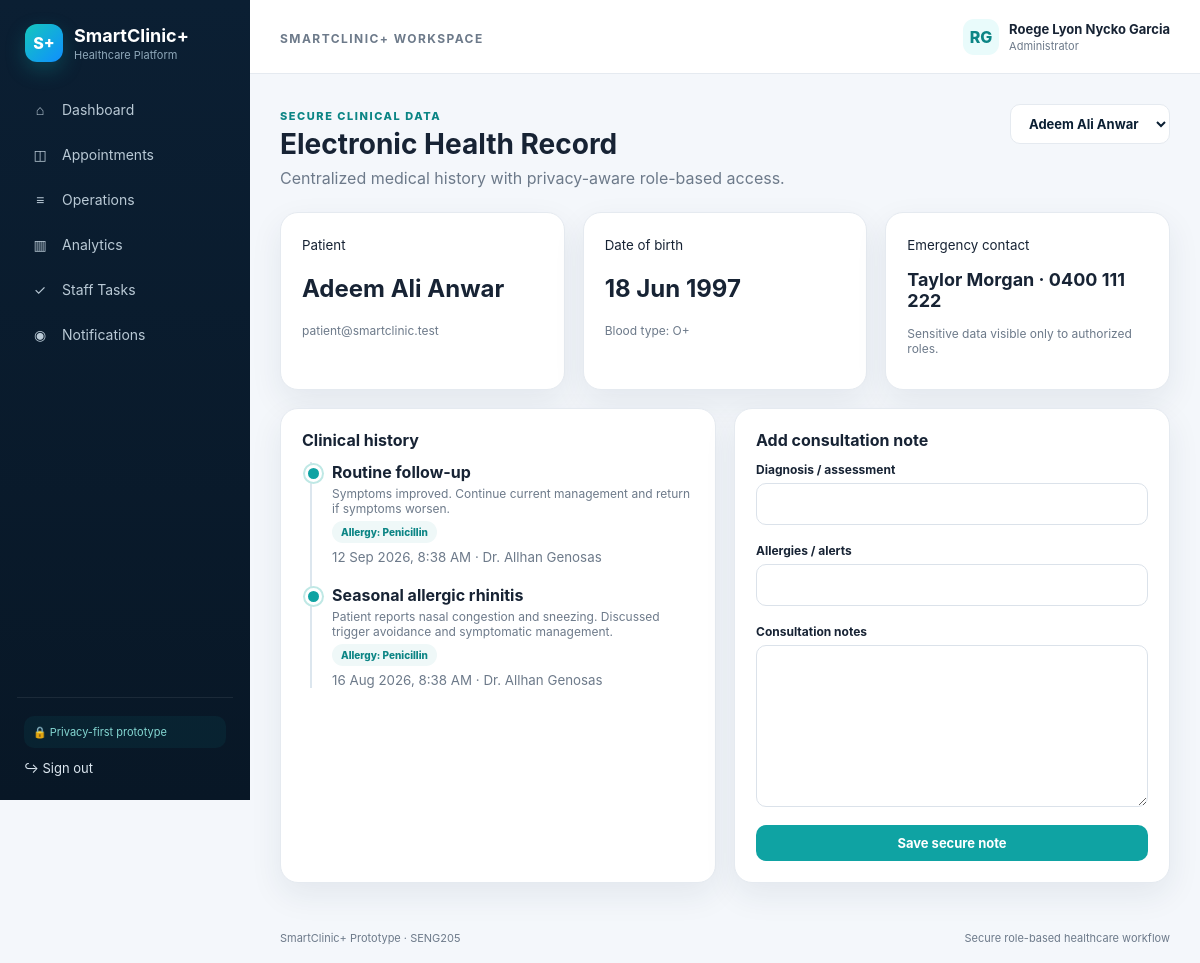
Screenshot of /ehr.php?patient_id=1 (signed in) with the database file from the repository.
### tables this page shows
CREATE TABLE users (
 id INT AUTO_INCREMENT PRIMARY KEY,
 first_name VARCHAR(60) NOT NULL,
 last_name VARCHAR(60) NOT NULL,
 email VARCHAR(160) NOT NULL UNIQUE,
 password_hash VARCHAR(255) NOT NULL,
 role ENUM('patient','doctor','nurse','admin') NOT NULL,
 status ENUM('active','inactive') NOT NULL DEFAULT 'active',
 created_at TIMESTAMP DEFAULT CURRENT_TIMESTAMP,
 updated_at TIMESTAMP DEFAULT CURRENT_TIMESTAMP ON UPDATE CURRENT_TIMESTAMP
);

CREATE TABLE patients (
 id INT AUTO_INCREMENT PRIMARY KEY,
 user_id INT NOT NULL UNIQUE,
 dob DATE NOT NULL,
 blood_type VARCHAR(5),
 emergency_contact VARCHAR(120),
 loyalty_points INT NOT NULL DEFAULT 0,
 FOREIGN KEY(user_id) REFERENCES users(id) ON DELETE CASCADE
);

CREATE TABLE medical_records (
 id INT AUTO_INCREMENT PRIMARY KEY,
 patient_id INT NOT NULL,
 doctor_id INT NULL,
 diagnosis VARCHAR(255) NOT NULL,
 notes TEXT NOT NULL,
 allergies VARCHAR(255),
 record_date DATETIME NOT NULL,
 FOREIGN KEY(patient_id) REFERENCES patients(id),
 FOREIGN KEY(doctor_id) REFERENCES doctors(id) ON DELETE SET NULL
);

### includes/db.php (called while the page is built, shortened)
<?php
function db(): PDO
{
    static $pdo = null;
    if ($pdo instanceof PDO) return $pdo;
    $dsn = 'mysql:host=' . DB_HOST . ';port=' . DB_PORT . ';dbname=' . DB_NAME . ';charset=utf8mb4';
    try {
        $pdo = new PDO($dsn, DB_USER, DB_PASS, [
            PDO::ATTR_ERRMODE => PDO::ERRMODE_EXCEPTION,
            PDO::ATTR_DEFAULT_FETCH_MODE => PDO::FETCH_ASSOC,
            PDO::ATTR_EMULATE_PREPARES => false,
        ]);
        return $pdo;
    } catch (PDOException $e) {
        http_response_code(500);
        $safe = APP_ENV === 'development' ? htmlspecialchars($e->getMessage()) : 'Database connection failed.';
        die('<div style="font-family:Arial;padding:2rem;max-width:760px;margin:auto"><h2>SmartClinic+ database connection error</h2><p>' . $safe . '</p><p>Import <code>database/smartclinic_plus.sql</code> in phpMyAdmin, then check <code>config/config.php</code>.</p></div>');
    }
}

### includes/auth.php (called while the page is built, shortened)
<?php
require_once __DIR__ . '/db.php';
function current_user(): ?array
{
    static $user = null;
    if ($user !== null) return $user;
    $stmt = db()->prepare('SELECT id, first_name, last_name, email, role, status FROM users WHERE id = ? LIMIT 1');
    $stmt->execute([$_SESSION['user_id']]);
    $user = $stmt->fetch() ?: null;
    return $user;
}
function require_login(): void
{
    if (!current_user()) {
        $_SESSION['flash'] = ['type' => 'error', 'message' => 'Please sign in to continue.'];
        header('Location: login.php');
        exit;
    }
}
function require_role(array $roles): void
{
    require_login();
}

### includes/functions.php (called while the page is built, shortened)
<?php
require_once __DIR__ . '/auth.php';
function e(?string $value): string
{
    return htmlspecialchars((string)$value, ENT_QUOTES, 'UTF-8');
}
function full_name(array $u): string
{
    return trim(($u['first_name'] ?? '') . ' ' . ($u['last_name'] ?? ''));
}
function role_label(string $role): string
{
    return [
        'patient' => 'Patient',
        'doctor'  => 'Doctor',
        'nurse'   => 'Nurse / Staff',
        'admin'   => 'Administrator'
    ][$role] ?? ucfirst($role);
}

### ehr.php (the view, shortened to what this page needs)
<?php
require_once __DIR__ . '/includes/functions.php';
require_role(['patient', 'doctor', 'admin']);
$u = current_user();
$pdo = db();
$patientId = $u['role'] === 'patient' ? patient_id_for_user($u['id']) : (int)($_GET['patient_id'] ?? 0);
$patients = [];
if ($u['role'] !== 'patient') {
    $patients = $pdo->query('SELECT p.id, CONCAT(u.first_name, " ", u.last_name) name, p.dob, p.blood_type FROM patients p JOIN users u ON u.id = p.user_id ORDER BY u.last_name')->fetchAll();
}
$patient = null;
$records = [];
if ($patientId) {
    $s = $pdo->prepare('SELECT p.*, CONCAT(u.first_name, " ", u.last_name) name, u.email FROM patients p JOIN users u ON u.id = p.user_id WHERE p.id = ?');
    $s->execute([$patientId]);
    $patient = $s->fetch();
    $s = $pdo->prepare('SELECT m.*, CONCAT(COALESCE(d.title, ""), " ", COALESCE(du.first_name, "System"), " ", COALESCE(du.last_name, "")) doctor_name FROM medical_records m LEFT JOIN doctors d ON d.id = m.doctor_id LEFT JOIN users du ON du.id = d.user_id WHERE m.patient_id = ? ORDER BY m.record_date DESC');
    $s->execute([$patientId]);
    $records = $s->fetchAll();
}
include __DIR__ . '/includes/header.php';
?>
<div class="page-head">
    <div>
        <span class="kicker">Secure clinical data</span>
        <h1>Electronic Health Record</h1>
        <p>Centralized medical history with privacy-aware role-based access.</p>
    </div>
    <?php if ($u['role'] !== 'patient'): ?>
        <form method="get">
            <select name="patient_id" class="btn btn-ghost" onchange="this.form.submit()">
                <?php foreach ($patients as $p): ?>
                    <option value="<?= $p['id'] ?>" <?= $patientId === $p['id'] ? 'selected' : '' ?>><?= e($p['name']) ?></option>
                <?php endforeach; ?>
            </select>
        </form>
    <?php endif; ?>
</div>
<?php if (!$patient): ?>
    <div class="card">
        <div class="empty">Select a patient to open their health record.</div>
    </div>
<?php else: ?>
    <div class="grid grid-3">
        <div class="card">
            <small>Patient</small>
            <h2><?= e($patient['name']) ?></h2>
            <p class="muted small"><?= e($patient['email']) ?></p>
        </div>
        <div class="card">
            <small>Date of birth</small>
            <h2><?= date('d M Y', strtotime($patient['dob'])) ?></h2>
            <p class="muted small">Blood type: <?= e($patient['blood_type'] ?: 'Not recorded') ?></p>
        </div>
        <div class="card">
            <small>Emergency contact</small>
            <h2 style="font-size:18px"><?= e($patient['emergency_contact'] ?: 'Not recorded') ?></h2>
            <p class="muted small">Sensitive data visible only to authorized roles.</p>
        </div>
    </div>
    <div class="grid grid-2" style="margin-top:18px">
        <div class="card">
            <h3>Clinical history</h3>
            <?php if (!$records): ?>
                <div class="empty">No clinical records yet.</div>
            <?php else: ?>
                <div class="timeline">
                    <?php foreach ($records as $r): ?>
                        <div class="timeline-item">
                            <b><?= e($r['diagnosis']) ?></b>
                            <p><?= nl2br(e($r['notes'])) ?></p>
                            <?php if ($r['allergies']): ?>
                                <span class="pill">Allergy: <?= e($r['allergies']) ?></span>
                            <?php endif; ?>
                            <small class="muted" style="display:block;margin-top:6px"><?= date('d M Y, g:i A', strtotime($r['record_date'])) ?> · <?= e(trim($r['doctor_name'])) ?></small>
                        </div>
                    <?php endforeach; ?>
                </div>
            <?php endif; ?>
        </div>
        <?php if ($u['role'] !== 'patient'): ?>
            <div class="card">
                <h3>Add consultation note</h3>
                <form method="post" class="grid">
                    <div class="field">
                        <label>Diagnosis / assessment</label>
                        <input name="diagnosis" required>
                    </div>
                    <div class="field">
                        <label>Allergies / alerts</label>
                        <input name="allergies">
                    </div>
                    <div class="field">
                        <label>Consultation notes</label>
                        <textarea name="notes" rows="7" required></textarea>
                    </div>
                    <button class="btn btn-primary">Save secure note</button>
                </form>
            </div>
        <?php endif; ?>
    </div>
<?php endif; ?>
<?php include __DIR__ . '/includes/footer.php'; ?>

### includes/header.php (shortened to what this page needs)
<?php
require_once __DIR__ . '/functions.php';
$u = current_user();
$current = basename($_SERVER['PHP_SELF']);
?>
<!doctype html>
<html lang="en">
<head>
    <link rel="stylesheet" href="assets/css/style.css">
</head>
<body>
<?php if ($u): ?>
    <div class="app-shell">
        <aside class="sidebar">
            <a class="brand" href="dashboard.php">
                <span class="brand-mark">S+</span>
                <span><strong>SmartClinic+</strong><small>Healthcare Platform</small></span>
            </a>
            <nav class="nav">
                <a class="<?= $current === 'dashboard.php' ? 'active' : '' ?>" href="dashboard.php"><span>⌂</span> Dashboard</a>
                <?php if ($u['role'] === 'patient'): ?>
                    <a class="<?= $current === 'appointments.php' ? 'active' : '' ?>" href="appointments.php"><span>◫</span> Appointments</a>
                    <a class="<?= $current === 'queue.php' ? 'active' : '' ?>" href="queue.php"><span>≡</span> My Queue</a>
                    <a class="<?= $current === 'ehr.php' ? 'active' : '' ?>" href="ehr.php"><span>♡</span> Health Record</a>
                    <a class="<?= $current === 'prescriptions.php' ? 'active' : '' ?>" href="prescriptions.php"><span>Rx</span> Prescriptions</a>
                    <a class="<?= $current === 'labs.php' ? 'active' : '' ?>" href="labs.php"><span>⌁</span> Lab Results</a>
                <?php else: ?>
                    <a class="<?= $current === 'appointments.php' ? 'active' : '' ?>" href="appointments.php"><span>◫</span> Appointments</a>
                    <a class="<?= $current === 'queue.php' ? 'active' : '' ?>" href="queue.php"><span>≡</span> Operations</a>
                    <a class="<?= $current === 'analytics.php' ? 'active' : '' ?>" href="analytics.php"><span>▥</span> Analytics</a>
                    <a class="<?= $current === 'tasks.php' ? 'active' : '' ?>" href="tasks.php"><span>✓</span> Staff Tasks</a>
                <?php endif; ?>
                <a class="<?= $current === 'notifications.php' ? 'active' : '' ?>" href="notifications.php">
                    <span>◉</span> Notifications
                </a>
            </nav>
            <div class="sidebar-foot">
                <div class="privacy-chip">🔒 Privacy-first prototype</div>
                <a href="logout.php">↪ Sign out</a>
            </div>
        </aside>
        <main class="main">
            <header class="topbar">
                <div>
                    <span class="eyebrow">SmartClinic+ Workspace</span>
                </div>
                <div class="user-chip">
                    <span class="avatar"><?= e(strtoupper(substr($u['first_name'], 0, 1) . substr($u['last_name'], 0, 1))) ?></span>
                    <span>
                        <strong><?= e(full_name($u)) ?></strong>
                        <small><?= e(role_label($u['role'])) ?></small>
                    </span>
                </div>
            </header>
            <section class="content">
<?php endif; ?>

### rows the page displays
users: first_name+last_name "RG", full_name($u) "Roege Lyon Nycko Garcia", role "Administrator", patient_id "Adeem Ali Anwar"
patients: user.email "patient@smartclinic.test", dob "18 Jun 1997", blood_type "O+", emergency_contact "Taylor Morgan · 0400 111 222"
medical_records: diagnosis "Routine follow-up", notes "Symptoms improved. Continue current management and return if symptoms worsen.", allergies "Penicillin", record_date "12 Sep 2026, 8:38 AM", doctor_name "Dr. Allhan Genosas"
medical_records: diagnosis "Seasonal allergic rhinitis", notes "Patient reports nasal congestion and sneezing. Discussed trigger avoidance and symptomatic management.", allergies "Penicillin", record_date "16 Aug 2026, 8:38 AM", doctor_name "Dr. Allhan Genosas"

### other values shown
$patient['name'] "Adeem Ali Anwar"
